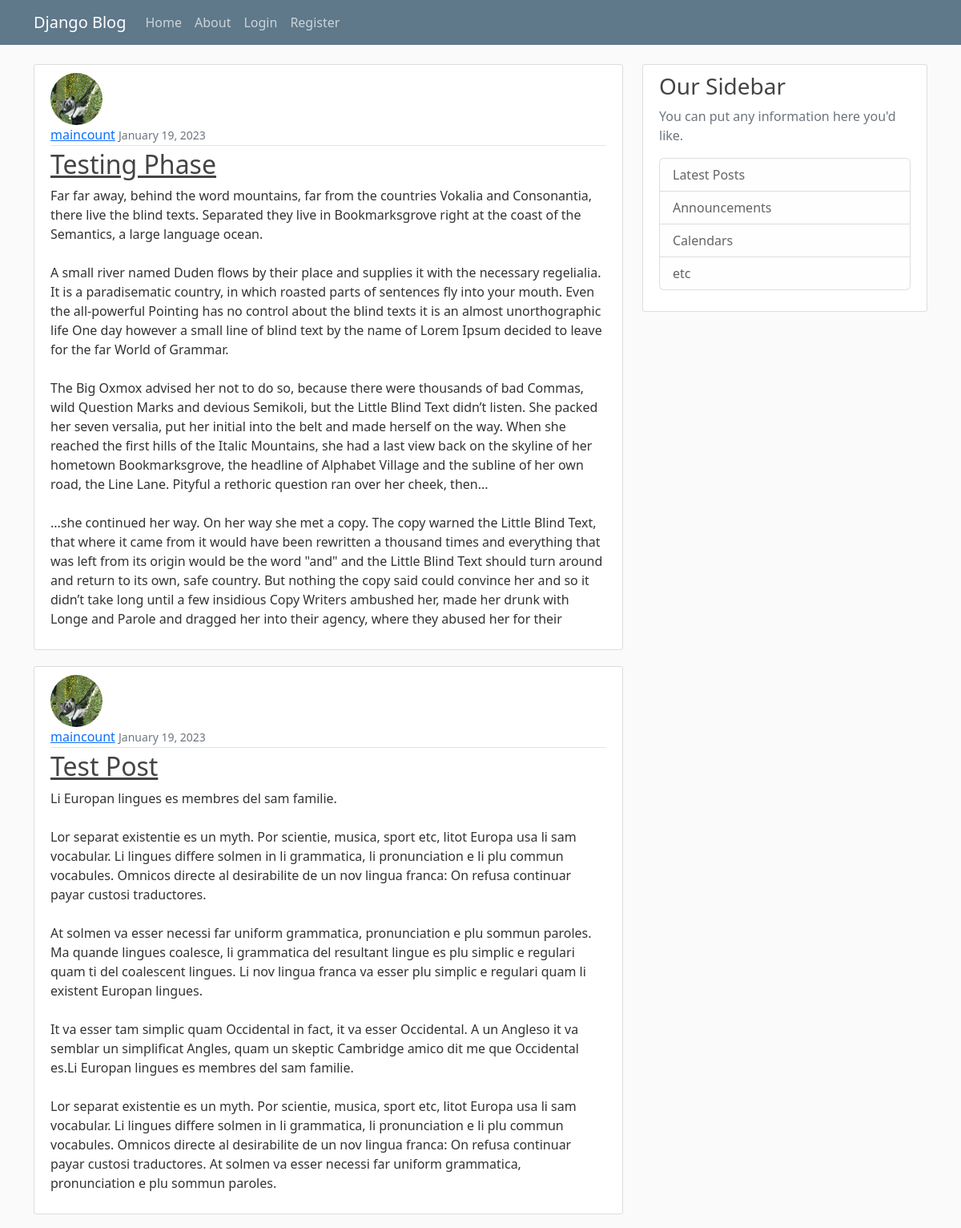
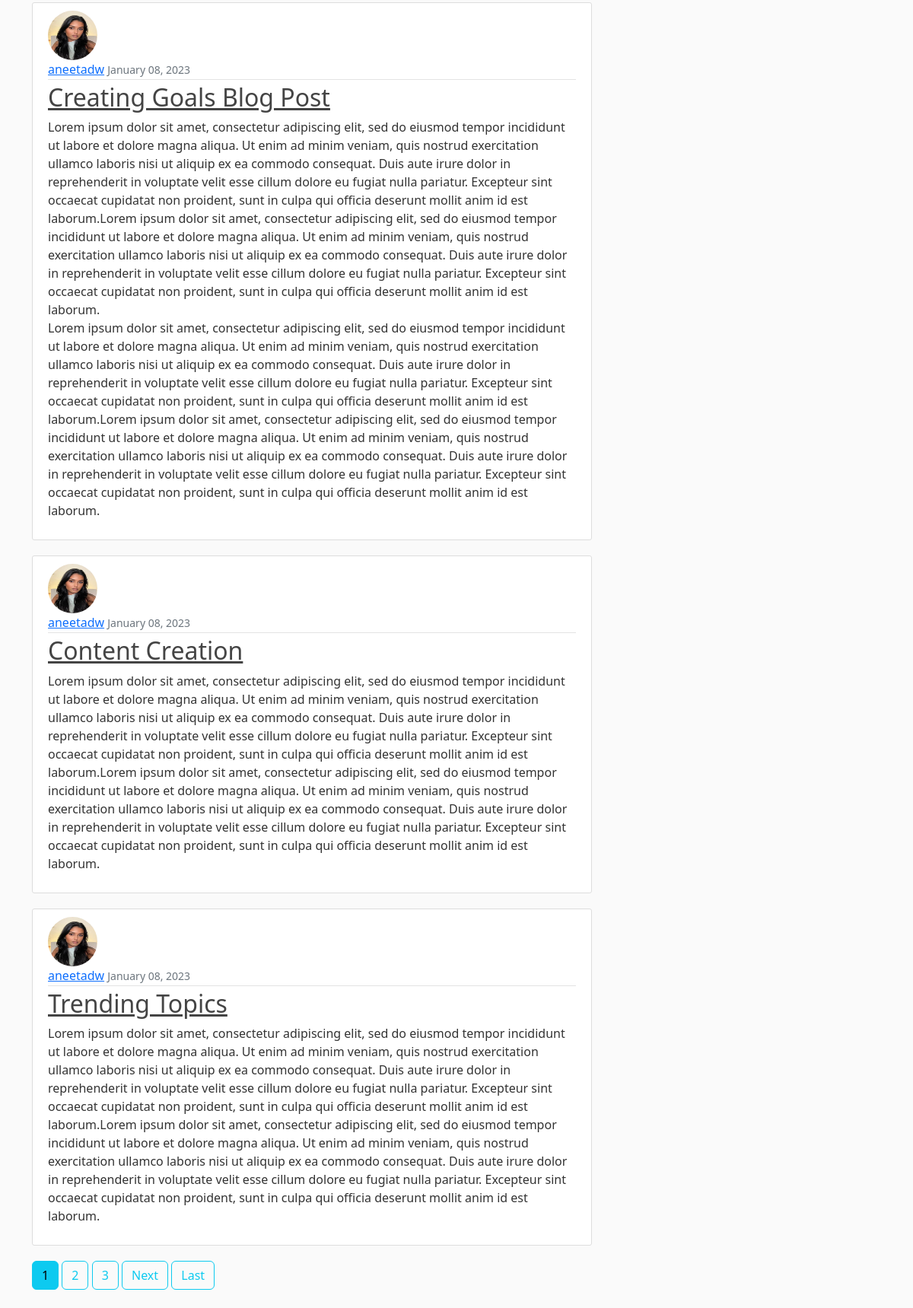
The page / on the database its author committed (2 pictures, top to bottom).
### blog/models.py (models this page shows, shortened)
class Post(models.Model):
    title = models.CharField(max_length=100)
    content = models.TextField()
    date_posted = models.DateTimeField(default=timezone.now)
    author = models.ForeignKey(User, on_delete=models.CASCADE)

### users/models.py (models this page shows, shortened)
class Profile(models.Model):
    user = models.OneToOneField(User, on_delete=models.CASCADE)
    image = models.ImageField(default='default.jpg', upload_to='profile_pics')

### blog/views.py (the view)
# urls.py: path('', PostListView.as_view(), name='blog-home'),
class PostListView(ListView):
    model = Post
    template_name = 'blog/home.html' # <app>/<model>_<viewtype>.html
    context_object_name = 'posts'
    ordering = ['-date_posted']
    paginate_by = 5

### blog/templates/blog/home.html (shortened to what this page needs)
{% extends 'blog/base.html' %}
{% block content %}
    {% for post in posts %}
      <article class="media content-section">
        <img class="rounded-circle article-img" src="{{ post.author.profile.image.url }}">
        <div class="media-body">
          <div class="article-metadata">
            <a class="mr-2" href="{% url 'user-posts' post.author.username %}">{{ post.author }}</a>
            <small class="text-muted">{{ post.date_posted|date:"F d, Y" }}</small>
          </div>
          <h2><a class="article-title" href="{% url 'post-detail' post.id %}">{{ post.title }}</a></h2>
          <p class="article-content">{{ post.content }}</p>
        </div>
      </article>
      {% endfor %}
      {% if is_paginated %}
        {% for num in page_obj.paginator.page_range %}
          {% if page_obj.number == num %}
          <a class="btn btn-info mb-4" href="?page={{ num }}">{{ num }}</a>
          {% elif num > page_obj.number|add:'-3' and num < page_obj.number|add:'3'  %}
          <a class="btn btn-outline-info mb-4" href="?page={{ num }}">{{ num }}</a>
          {% endif %}
        {% endfor %}
        {% if page_obj.has_next %}
          <a class="btn btn-outline-info mb-4" href="?page={{ page_obj.next_page_number }}">Next</a>
          <a class="btn btn-outline-info mb-4" href="?page={{ page_obj.paginator.num_pages }}">Last</a>
        {% endif %}
      {% endif %}
{% endblock content %}

### blog/static/blog/main.css (style rules this page uses)
body { background: #fafafa; color: #333333; margin-top: 5rem; }
h1, h2, h3, h4, h5, h6 { color: #444444; }
.content-section { background: #ffffff; padding: 10px 20px; border: 1px solid #dddddd; border-radius: 3px; margin-bottom: 20px; }
.article-title { color: #444444; }
.article-content { white-space: pre-line; }
.article-img { height: 65px; width: 65px; margin-right: 16px; }
.article-metadata { padding-bottom: 1px; margin-bottom: 4px; border-bottom: 1px solid #e3e3e3 }

### rows shown on the page
Post: author.profile.image (placeholder picture), author "maincount", date_posted "January 19, 2023", title "Testing Phase", content "Far far away, behind the word mountains, far from the countries Vokalia and Consonantia, there live the blind texts. Separated they live in Bookmarksgrove right at the coast of the Semantics, a large language ocean. A small river named Duden flows by their place and supplies it with the necessary regelialia. It is a paradisematic country, in which roasted parts of sentences fly into your mouth. Even the all-powerful Pointing has no control about the blind texts it is an almost unorthographic life One day however a small line of blind text by the name of Lorem Ipsum decided to leave for the far World of Grammar. The Big Oxmox advised her not to do so, because there were thousands of bad…"
Post: author.profile.image (placeholder picture), author "maincount", date_posted "January 19, 2023", title "Test Post", content "Li Europan lingues es membres del sam familie. Lor separat existentie es un myth. Por scientie, musica, sport etc, litot Europa usa li sam vocabular. Li lingues differe solmen in li grammatica, li pronunciation e li plu commun vocabules. Omnicos directe al desirabilite de un nov lingua franca: On refusa continuar payar custosi traductores. At solmen va esser necessi far uniform grammatica, pronunciation e plu sommun paroles. Ma quande lingues coalesce, li grammatica del resultant lingue es plu simplic e regulari quam ti del coalescent lingues. Li nov lingua franca va esser plu simplic e regulari quam li existent Europan lingues. It va esser tam simplic quam Occidental in fact, it va esser…"
Post: author.profile.image (picture), author "aneetadw", date_posted "January 08, 2023", title "Creating Goals Blog Post", content "Lorem ipsum dolor sit amet, consectetur adipiscing elit, sed do eiusmod tempor incididunt ut labore et dolore magna aliqua. Ut enim ad minim veniam, quis nostrud exercitation ullamco laboris nisi ut aliquip ex ea commodo consequat. Duis aute irure dolor in reprehenderit in voluptate velit esse cillum dolore eu fugiat nulla pariatur. Excepteur sint occaecat cupidatat non proident, sunt in culpa qui officia deserunt mollit anim id est laborum.Lorem ipsum dolor sit amet, consectetur adipiscing elit, sed do eiusmod tempor incididunt ut labore et dolore magna aliqua. Ut enim ad minim veniam, quis nostrud exercitation ullamco laboris nisi ut aliquip ex ea commodo consequat. Duis aute irure dolor…"
Post: author.profile.image (picture), author "aneetadw", date_posted "January 08, 2023", title "Content Creation", content "Lorem ipsum dolor sit amet, consectetur adipiscing elit, sed do eiusmod tempor incididunt ut labore et dolore magna aliqua. Ut enim ad minim veniam, quis nostrud exercitation ullamco laboris nisi ut aliquip ex ea commodo consequat. Duis aute irure dolor in reprehenderit in voluptate velit esse cillum dolore eu fugiat nulla pariatur. Excepteur sint occaecat cupidatat non proident, sunt in culpa qui officia deserunt mollit anim id est laborum.Lorem ipsum dolor sit amet, consectetur adipiscing elit, sed do eiusmod tempor incididunt ut labore et dolore magna aliqua. Ut enim ad minim veniam, quis nostrud exercitation ullamco laboris nisi ut aliquip ex ea commodo consequat. Duis aute irure dolor…"
Post: author.profile.image (picture), author "aneetadw", date_posted "January 08, 2023", title "Trending Topics", content "Lorem ipsum dolor sit amet, consectetur adipiscing elit, sed do eiusmod tempor incididunt ut labore et dolore magna aliqua. Ut enim ad minim veniam, quis nostrud exercitation ullamco laboris nisi ut aliquip ex ea commodo consequat. Duis aute irure dolor in reprehenderit in voluptate velit esse cillum dolore eu fugiat nulla pariatur. Excepteur sint occaecat cupidatat non proident, sunt in culpa qui officia deserunt mollit anim id est laborum.Lorem ipsum dolor sit amet, consectetur adipiscing elit, sed do eiusmod tempor incididunt ut labore et dolore magna aliqua. Ut enim ad minim veniam, quis nostrud exercitation ullamco laboris nisi ut aliquip ex ea commodo consequat. Duis aute irure dolor…"

### other values the page prints
{{ num }} "1"
{{ num }} "2" "3"
